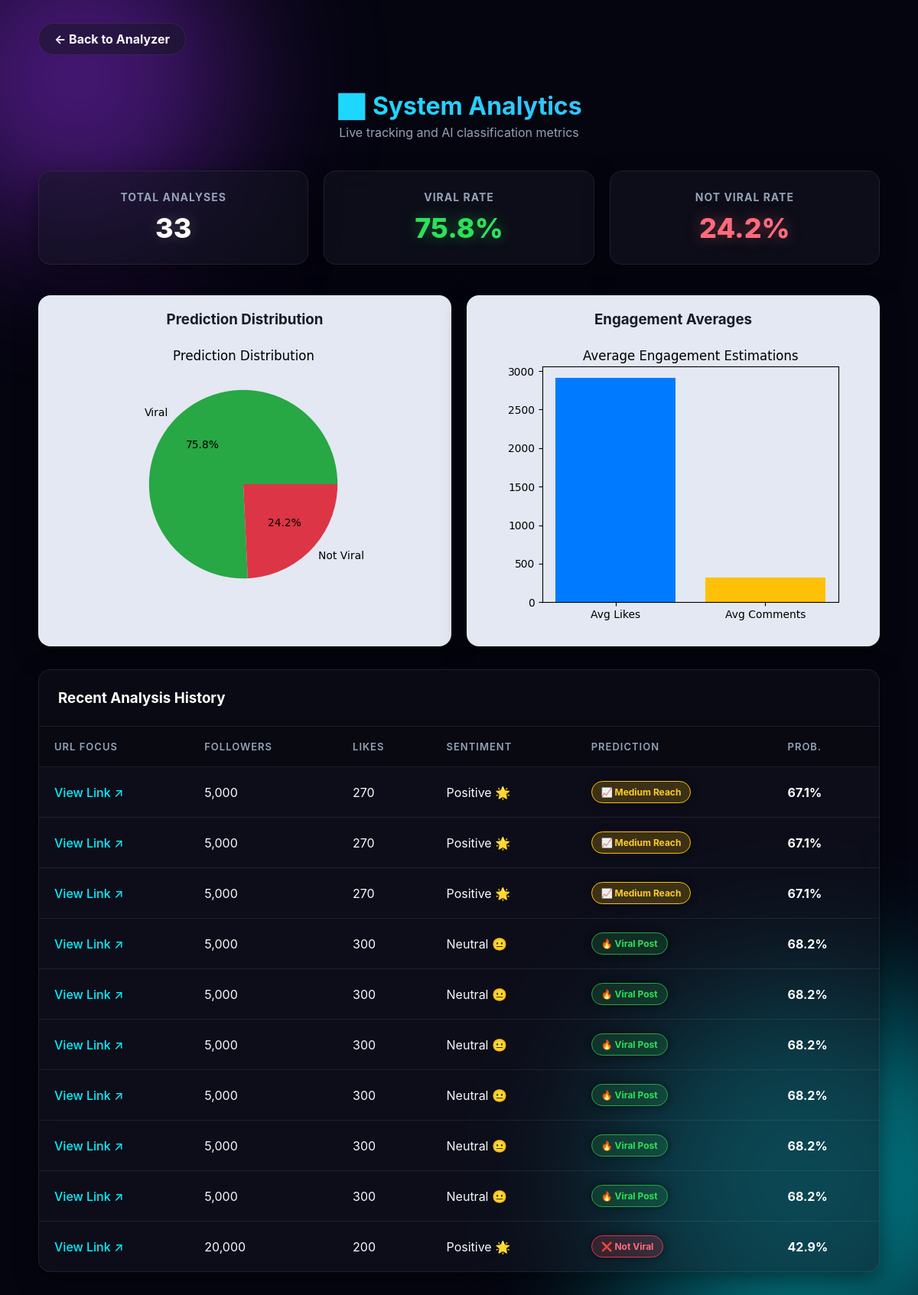
/dashboard (signed in), run on the app's committed database.
### tables this page shows
CREATE TABLE predictions (
            id INTEGER PRIMARY KEY AUTOINCREMENT,
            ig_url TEXT,
            caption TEXT,
            followers INTEGER,
            hashtags INTEGER,
            likes INTEGER,
            comments INTEGER,
            sentiment TEXT,
            prediction TEXT,
            probability REAL,
            timestamp DATETIME DEFAULT CURRENT_TIMESTAMP
        );

### app.py (the view)
@app.route('/dashboard')
def dashboard():
    if 'logged_in' not in session:
        return redirect(url_for('login'))
    conn = sqlite3.connect('analytics.db')
    c = conn.cursor()
    c.execute("SELECT * FROM predictions")
    rows = c.fetchall()
    conn.close()
    total_predictions = len(rows)
    viral_count = sum(1 for r in rows if "Viral" in r[8] and "Not Viral" not in r[8])
    not_viral_count = total_predictions - viral_count
    viral_pct = round((viral_count / total_predictions * 100), 1) if total_predictions > 0 else 0
    not_viral_pct = round((not_viral_count / total_predictions * 100), 1) if total_predictions > 0 else 0
    pie_url = None
    bar_url = None
    if total_predictions > 0:
        plt.figure(figsize=(5, 4))
        plt.pie([viral_count, not_viral_count], labels=['Viral', 'Not Viral'], autopct='%1.1f%%', colors=['#28a745', '#dc3545'])
        plt.title('Prediction Distribution')
        img = io.BytesIO()
        plt.savefig(img, format='png', bbox_inches='tight', transparent=True)
        img.seek(0)
        pie_url = base64.b64encode(img.getvalue()).decode('utf8')
        plt.close()
        plt.figure(figsize=(5, 4))
        likes_data = [r[5] for r in rows]
        comments_data = [r[6] for r in rows]
        plt.bar(['Avg Likes', 'Avg Comments'], [sum(likes_data)/len(likes_data), sum(comments_data)/len(comments_data)], color=['#007bff', '#ffc107'])
        plt.title('Average Engagement Estimations')
        img = io.BytesIO()
        plt.savefig(img, format='png', bbox_inches='tight', transparent=True)
        img.seek(0)
        bar_url = base64.b64encode(img.getvalue()).decode('utf8')
        plt.close()
    return render_template('dashboard.html',
                           total=total_predictions,
                           viral_pct=viral_pct,
                           not_viral_pct=not_viral_pct,
                           pie_chart=pie_url,
                           bar_chart=bar_url,
                           history=reversed(rows[-10:])) # Send last 10 requests to show in a table

### templates/dashboard.html (shortened to what this page needs)
<!DOCTYPE html>
<html lang="en">
<head>
</head>
<body>
    <div class="blob blob-1"></div>
    <div class="blob blob-2"></div>
    <div class="container fade-in">
        <a href="/" class="nav-link">← Back to Analyzer</a>
        <div class="header">
            <h2 style="margin-bottom: 5px; font-size: 32px; background: linear-gradient(90deg, #00f2fe, #4facfe); -webkit-background-clip: text; background-clip: text; color: transparent;">📈 System Analytics</h2>
            <p style="color: var(--text-muted); margin-top: 0;">Live tracking and AI classification metrics</p>
        </div>
        <div class="stats-grid">
            <div class="glass-card stat-card">
                <div class="stat-title">Total Analyses</div>
                <div class="stat-value">{{ total }}</div>
            </div>
            <div class="glass-card stat-card">
                <div class="stat-title">Viral Rate</div>
                <div class="stat-value" style="color: #2de05b; text-shadow: 0 0 20px rgba(45,224,91,0.4);">{{ viral_pct }}%</div>
            </div>
            <div class="glass-card stat-card">
                <div class="stat-title">Not Viral Rate</div>
                <div class="stat-value" style="color: #ff6b7b; text-shadow: 0 0 20px rgba(255,107,123,0.4);">{{ not_viral_pct }}%</div>
            </div>
        </div>
        <div class="charts-grid">
            {% if pie_chart %}
            <div class="glass-card chart-card">
                <h3 style="margin-top: 0; color: #1a1b26;">Prediction Distribution</h3>
                <img alt="Pie Chart">
            </div>
            {% endif %}
            {% if bar_chart %}
            <div class="glass-card chart-card">
                <h3 style="margin-top: 0; color: #1a1b26;">Engagement Averages</h3>
                <img alt="Bar Chart">
            </div>
            {% endif %}
        </div>
        <div class="glass-card table-container">
            <div style="padding: 25px; border-bottom: 1px solid var(--glass-border); background: rgba(0,0,0,0.2);">
                <h3 style="margin: 0; color: white;">Recent Analysis History</h3>
            </div>
            <div style="overflow-x: auto;">
                <table class="history-table">
                    <thead>
                        <tr>
                            <th>URL Focus</th>
                            <th>Followers</th>
                            <th>Likes</th>
                            <th>Sentiment</th>
                            <th>Prediction</th>
                            <th>Prob.</th>
                        </tr>
                    </thead>
                    <tbody>
                        {% for row in history %}
                        <tr>
                            <td>
                                {% if row[1] %}<a href="{{ row[1] }}" target="_blank" style="color:#00f2fe; text-decoration:none; font-weight:500;">View Link ↗</a>{% else %}<span style="color: var(--text-muted);">Custom Entry</span>{% endif %}
                            </td>
                            <td>{{ "{:,}".format(row[3]) }}</td>
                            <td>{{ "{:,}".format(row[5]) }}</td>
                            <td>{{ row[7] }}</td>
                            <td><span class="badge {% if 'Not' in row[8] %}not-viral{% elif 'Medium' in row[8] %}medium{% else %}viral{% endif %}">{{ row[8] }}</span></td>
                            <td><strong style="color: white;">{{ row[9] }}%</strong></td>
                        </tr>
                        {% else %}
                        <tr>
                            <td colspan="6" style="text-align: center; padding: 40px; color: var(--text-muted);">No analysis history found.</td>
                        </tr>
                        {% endfor %}
                    </tbody>
                </table>
            </div>
        </div>
    </div>
</body>
</html>

### templates/dashboard.html (style rules this page uses)
:root { --bg-dark: #050510; --primary-glow: #00f2fe; --secondary-glow: #8e2de2; --glass-bg: rgba(20, 22, 35, 0.5); --glass-border: rgba(255, 255, 255, 0.08); --text-main: #f8fafc; --text-muted: #94a3b8; }
body { font-family: -apple-system, BlinkMacSystemFont, "Segoe UI", Roboto, Arial, sans-serif; background: var(--bg-dark); color: var(--text-main); margin: 0; padding: 30px 20px; min-height: 100vh; overflow-x: hidden; }
.blob { position: fixed; border-radius: 50%; filter: blur(100px); z-index: -1; opacity: 0.5; animation: float 10s ease-in-out infinite; }
.blob-1 { top: -100px; left: -100px; width: 400px; height: 400px; background: var(--secondary-glow); }
.blob-2 { bottom: -100px; right: -100px; width: 500px; height: 500px; background: var(--primary-glow); animation-delay: -5s; }
.container { max-width: 1100px; margin: 0 auto; position: relative; z-index: 1; }
.header { text-align: center; margin-bottom: 40px; }
.nav-link { display: inline-block; margin-bottom: 20px; color: var(--text-main); text-decoration: none; font-weight: bold; background: var(--glass-bg); backdrop-filter: blur(10px); padding: 10px 20px; border-radius: 20px; border: 1px solid var(--glass-border); transition: 0.3s; }
.glass-card { background: var(--glass-bg); backdrop-filter: blur(20px); border: 1px solid var(--glass-border); border-radius: 16px; padding: 25px; box-shadow: 0 10px 30px rgba(0,0,0,0.5); transition: transform 0.3s; }
.stats-grid { display: grid; grid-template-columns: repeat(auto-fit, minmax(200px, 1fr)); gap: 20px; margin-bottom: 40px; }
.stat-card { text-align: center; }
.stat-title { color: var(--text-muted); font-size: 14px; text-transform: uppercase; font-weight: bold; margin-bottom: 10px; letter-spacing: 1px; }
.stat-value { font-size: 36px; font-weight: 800; color: white; text-shadow: 0 0 20px rgba(255,255,255,0.2); }
.charts-grid { display: grid; grid-template-columns: repeat(auto-fit, minmax(400px, 1fr)); gap: 20px; margin-bottom: 30px; }
.chart-card { background: rgba(240, 245, 255, 0.95); padding: 20px; border-radius: 16px; text-align: center; border: none; }
.chart-card img { max-width: 100%; height: auto; border-radius: 4px; }
.table-container { overflow: hidden; padding: 0; }
.history-table { width: 100%; border-collapse: collapse; text-align: left; color: var(--text-main); }
.history-table th, .history-table td { padding: 18px 20px; border-bottom: 1px solid var(--glass-border); }
.history-table th { background-color: rgba(0,0,0,0.3); font-weight: 600; color: var(--text-muted); text-transform: uppercase; font-size: 13px; letter-spacing: 1px; }
.history-table tr:last-child td { border-bottom: none; }
.badge { padding: 6px 12px; border-radius: 20px; font-size: 12px; font-weight: bold; display: inline-block; box-shadow: 0 0 10px rgba(0,0,0,0.5); }
.badge.viral { background: rgba(40, 167, 69, 0.2); border: 1px solid #28a745; color: #2de05b; }
.badge.medium { background: rgba(255, 193, 7, 0.2); border: 1px solid #ffc107; color: #ffca28; }
.badge.not-viral { background: rgba(220, 53, 69, 0.2); border: 1px solid #dc3545; color: #ff6b7b; }
.fade-in { animation: fadeIn 0.5s ease-in; }

### data on the page
predictions: followers "5,000", likes "270", sentiment "Positive 🌟", prediction "📈 Medium Reach", probability "67.1"
predictions: followers "5,000", likes "270", sentiment "Positive 🌟", prediction "📈 Medium Reach", probability "67.1"
predictions: followers "5,000", likes "270", sentiment "Positive 🌟", prediction "📈 Medium Reach", probability "67.1"
predictions: followers "5,000", likes "300", sentiment "Neutral 😐", prediction "🔥 Viral Post", probability "68.2"
predictions: followers "5,000", likes "300", sentiment "Neutral 😐", prediction "🔥 Viral Post", probability "68.2"
predictions: followers "5,000", likes "300", sentiment "Neutral 😐", prediction "🔥 Viral Post", probability "68.2"
predictions: followers "5,000", likes "300", sentiment "Neutral 😐", prediction "🔥 Viral Post", probability "68.2"
predictions: followers "5,000", likes "300", sentiment "Neutral 😐", prediction "🔥 Viral Post", probability "68.2"
predictions: followers "5,000", likes "300", sentiment "Neutral 😐", prediction "🔥 Viral Post", probability "68.2"
predictions: followers "20,000", likes "200", sentiment "Positive 🌟", prediction "❌ Not Viral", probability "42.9"

### other printed values
{{ total }} "33"
{{ viral_pct }} "75.8"
{{ not_viral_pct }} "24.2"
